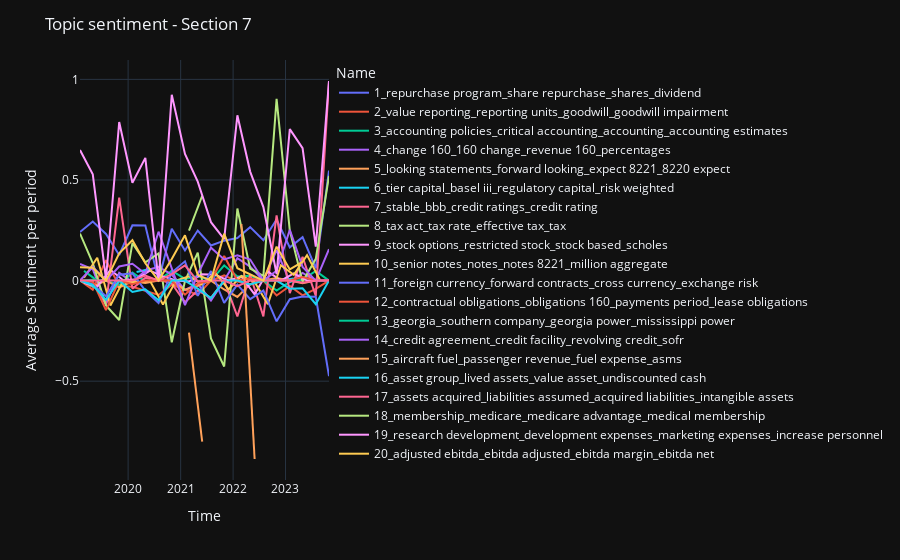

The code cell stored with this chart in its notebook:
### Markdown cell above
We see the medians and the mean sentiment. Let's plot the mean in the graph. For ease of visualization, let's exclude the outliers which are represented by the topic -1, and include only the top 20, since in bertopic the numbers correspond to the ranking in frequency.

### Code cell
import plotly.express as px

sentiment_to_plot = sentiment_df['Section7'].loc[sentiment_df['Section7'].Topic.isin(range(1, 21)),:]
fig = px.line(data_frame=sentiment_to_plot, x='Timestamp', y='mean', color='Name')
fig.update_layout(
    title=f'Topic sentiment - Section 7',
    xaxis_title='Time',
    yaxis_title='Average Sentiment per period'
)


fig.show()

### Figure 1 — Plotly figure (JSON) as saved in the notebook; plotly's stock layout.template omitted (floating-point values rounded to 4 significant figures)
{"data": [{"hovertemplate": "Name=1_repurchase program_share repurchase_shares_dividend<br>Timestamp=%{x}<br>mean=%{y}<extra></extra>", "legendgroup": "1_repurchase program_share repurchase_shares_dividend", "line": {"color": "#636efa", "dash": "solid"}, "marker": {"symbol": "circle"}, "mode": "lines", "name": "1_repurchase program_share repurchase_shares_dividend", "orientation": "v", "showlegend": true, "x": ["2019-01-31T00:00:00", "2019-04-30T00:00:00", "2019-07-31T00:00:00", "2019-10-31T00:00:00", "2020-01-31T00:00:00", "2020-04-30T00:00:00", "2020-07-31T00:00:00", "2020-10-31T00:00:00", "2021-01-31T00:00:00", "2021-04-30T00:00:00", "2021-07-31T00:00:00", "2021-10-31T00:00:00", "2022-01-31T00:00:00", "2022-04-30T00:00:00", "2022-07-31T00:00:00", "2022-10-31T00:00:00", "2023-01-31T00:00:00", "2023-04-30T00:00:00", "2023-07-31T00:00:00", "2023-10-31T00:00:00"], "xaxis": "x", "y": [0.2412, 0.2933, 0.2317, 0.1271, 0.2749, 0.2742, 0.0002821, 0.2571, 0.1497, 0.2486, 0.1744, 0.1983, 0.2116, 0.2655, 0.2008, 0.3033, 0.1651, 0.2156, 0.06109, 0.5467], "yaxis": "y", "type": "scatter"}, {"hovertemplate": "Name=2_value reporting_reporting units_goodwill_goodwill impairment<br>Timestamp=%{x}<br>mean=%{y}<extra></extra>", "legendgroup": "2_value reporting_reporting units_goodwill_goodwill impairment", "line": {"color": "#EF553B", "dash": "solid"}, "marker": {"symbol": "circle"}, "mode": "lines", "name": "2_value reporting_reporting units_goodwill_goodwill impairment", "orientation": "v", "showlegend": true, "x": ["2019-01-31T00:00:00", "2019-04-30T00:00:00", "2019-07-31T00:00:00", "2019-10-31T00:00:00", "2020-01-31T00:00:00", "2020-04-30T00:00:00", "2020-07-31T00:00:00", "2020-10-31T00:00:00", "2021-01-31T00:00:00", "2021-04-30T00:00:00", "2021-07-31T00:00:00", "2021-10-31T00:00:00", "2022-01-31T00:00:00", "2022-04-30T00:00:00", "2022-07-31T00:00:00", "2022-10-31T00:00:00", "2023-01-31T00:00:00", "2023-04-30T00:00:00", "2023-07-31T00:00:00", "2023-10-31T00:00:00"], "xaxis": "x", "y": [0.0, -0.04535, 0.1014, -0.02667, -0.03109, -0.05252, -0.07141, -0.02009, -0.04558, -0.07084, 0.0, 0.02543, -0.005223, -0.02081, 0.0, -0.07413, -0.0264, -0.07319, -0.04132, 0.0], "yaxis": "y", "type": "scatter"}, {"hovertemplate": "Name=3_accounting policies_critical accounting_accounting_accounting estimates<br>Timestamp=%{x}<br>mean=%{y}<extra></extra>", "legendgroup": "3_accounting policies_critical accounting_accounting_accounting estimates", "line": {"color": "#00cc96", "dash": "solid"}, "marker": {"symbol": "circle"}, "mode": "lines", "name": "3_accounting policies_critical accounting_accounting_accounting estimates", "orientation": "v", "showlegend": true, "x": ["2019-01-31T00:00:00", "2019-04-30T00:00:00", "2019-07-31T00:00:00", "2019-10-31T00:00:00", "2020-01-31T00:00:00", "2020-04-30T00:00:00", "2020-07-31T00:00:00", "2020-10-31T00:00:00", "2021-01-31T00:00:00", "2021-04-30T00:00:00", "2021-07-31T00:00:00", "2021-10-31T00:00:00", "2022-01-31T00:00:00", "2022-04-30T00:00:00", "2022-07-31T00:00:00", "2022-10-31T00:00:00", "2023-01-31T00:00:00", "2023-04-30T00:00:00", "2023-07-31T00:00:00", "2023-10-31T00:00:00"], "xaxis": "x", "y": [0.0, 0.003759, 0.0, -0.02315, 0.03936, -0.004359, 0.0, 0.04952, 0.008281, 0.02224, 0.0, 0.07533, 0.02034, 0.02364, 0.0, -0.0495, -0.006792, 0.00446, 0.04827, 0.0], "yaxis": "y", "type": "scatter"}, {"hovertemplate": "Name=4_change 160_160 change_revenue 160_percentages<br>Timestamp=%{x}<br>mean=%{y}<extra></extra>", "legendgroup": "4_change 160_160 change_revenue 160_percentages", "line": {"color": "#ab63fa", "dash": "solid"}, "marker": {"symbol": "circle"}, "mode": "lines", "name": "4_change 160_160 change_revenue 160_percentages", "orientation": "v", "showlegend": true, "x": ["2019-01-31T00:00:00", "2019-04-30T00:00:00", "2019-07-31T00:00:00", "2019-10-31T00:00:00", "2020-01-31T00:00:00", "2020-04-30T00:00:00", "2020-07-31T00:00:00", "2020-10-31T00:00:00", "2021-01-31T00:00:00", "2021-04-30T00:00:00", "2021-07-31T00:00:00", "2021-10-31T00:00:00", "2022-01-31T00:00:00", "2022-04-30T00:00:00", "2022-07-31T00:00:00", "2022-10-31T00:00:00", "2023-01-31T00:00:00", "2023-04-30T00:00:00", "2023-07-31T00:00:00", "2023-10-31T00:00:00"], "xaxis": "x", "y": [0.08298, 0.05645, -0.1165, 0.0385, -0.007057, 0.04896, 0.06854, 0.03004, -0.04685, -0.0159, -0.09902, 0.0, 0.1109, 0.06971, 0.0, 0.1516, -0.007353, 0.03818, 0.0, 0.1558], "yaxis": "y", "type": "scatter"}, {"hovertemplate": "Name=5_looking statements_forward looking_expect 8221_8220 expect<br>Timestamp=%{x}<br>mean=%{y}<extra></extra>", "legendgroup": "5_looking statements_forward looking_expect 8221_8220 expect", "line": {"color": "#FFA15A", "dash": "solid"}, "marker": {"symbol": "circle"}, "mode": "lines", "name": "5_looking statements_forward looking_expect 8221_8220 expect", "orientation": "v", "showlegend": true, "x": ["2019-01-31T00:00:00", "2019-04-30T00:00:00", "2019-07-31T00:00:00", "2019-10-31T00:00:00", "2020-01-31T00:00:00", "2020-04-30T00:00:00", "2020-07-31T00:00:00", "2020-10-31T00:00:00", "2021-01-31T00:00:00", "2021-04-30T00:00:00", "2021-07-31T00:00:00", "2021-10-31T00:00:00", "2022-01-31T00:00:00", "2022-04-30T00:00:00", "2022-07-31T00:00:00", "2022-10-31T00:00:00", "2023-01-31T00:00:00", "2023-04-30T00:00:00", "2023-07-31T00:00:00", "2023-10-31T00:00:00"], "xaxis": "x", "y": [0.0, -0.02961, 0.0, -0.03369, -0.003257, -0.01237, 0.0, 0.0, -0.04567, -0.02664, 0.0, -0.0442, -0.08126, -0.01722, 0.0, 0.01256, 0.0, -0.01295, 0.0, 0.0], "yaxis": "y", "type": "scatter"}, {"hovertemplate": "Name=6_tier capital_basel iii_regulatory capital_risk weighted<br>Timestamp=%{x}<br>mean=%{y}<extra></extra>", "legendgroup": "6_tier capital_basel iii_regulatory capital_risk weighted", "line": {"color": "#19d3f3", "dash": "solid"}, "marker": {"symbol": "circle"}, "mode": "lines", "name": "6_tier capital_basel iii_regulatory capital_risk weighted", "orientation": "v", "showlegend": true, "x": ["2019-02-28T00:00:00", "2019-05-31T00:00:00", "2019-08-31T00:00:00", "2019-11-30T00:00:00", "2020-02-29T00:00:00", "2020-05-31T00:00:00", "2020-08-31T00:00:00", "2020-11-30T00:00:00", "2021-02-28T00:00:00", "2021-05-31T00:00:00", "2021-08-31T00:00:00", "2021-11-30T00:00:00", "2022-02-28T00:00:00", "2022-05-31T00:00:00", "2022-08-31T00:00:00", "2022-11-30T00:00:00", "2023-02-28T00:00:00"], "xaxis": "x", "y": [-0.006603, -0.04014, null, null, 0.0424, 0.05753, null, null, 0.06509, null, null, null, 0.02695, null, null, 0.0, 0.01038], "yaxis": "y", "type": "scatter"}, {"hovertemplate": "Name=7_stable_bbb_credit ratings_credit rating<br>Timestamp=%{x}<br>mean=%{y}<extra></extra>", "legendgroup": "7_stable_bbb_credit ratings_credit rating", "line": {"color": "#FF6692", "dash": "solid"}, "marker": {"symbol": "circle"}, "mode": "lines", "name": "7_stable_bbb_credit ratings_credit rating", "orientation": "v", "showlegend": true, "x": ["2019-01-31T00:00:00", "2019-04-30T00:00:00", "2019-07-31T00:00:00", "2019-10-31T00:00:00", "2020-01-31T00:00:00", "2020-04-30T00:00:00", "2020-07-31T00:00:00", "2020-10-31T00:00:00", "2021-01-31T00:00:00", "2021-04-30T00:00:00", "2021-07-31T00:00:00", "2021-10-31T00:00:00", "2022-01-31T00:00:00", "2022-04-30T00:00:00", "2022-07-31T00:00:00", "2022-10-31T00:00:00", "2023-01-31T00:00:00", "2023-04-30T00:00:00", "2023-07-31T00:00:00", "2023-10-31T00:00:00"], "xaxis": "x", "y": [0.0, -0.006284, -0.1218, 0.4121, -0.04054, 0.01411, 0.004724, -0.0146, -0.1074, -0.04902, -0.08613, 0.0, -0.178, 0.02744, -0.1781, 0.3238, -0.06261, 0.1181, -0.07697, 0.9895], "yaxis": "y", "type": "scatter"}, {"hovertemplate": "Name=8_tax act_tax rate_effective tax_tax<br>Timestamp=%{x}<br>mean=%{y}<extra></extra>", "legendgroup": "8_tax act_tax rate_effective tax_tax", "line": {"color": "#B6E880", "dash": "solid"}, "marker": {"symbol": "circle"}, "mode": "lines", "name": "8_tax act_tax rate_effective tax_tax", "orientation": "v", "showlegend": true, "x": ["2019-01-31T00:00:00", "2019-04-30T00:00:00", "2019-07-31T00:00:00", "2019-10-31T00:00:00", "2020-01-31T00:00:00", "2020-04-30T00:00:00", "2020-07-31T00:00:00", "2020-10-31T00:00:00", "2021-01-31T00:00:00", "2021-04-30T00:00:00", "2021-07-31T00:00:00", "2021-10-31T00:00:00", "2022-01-31T00:00:00", "2022-04-30T00:00:00", "2022-07-31T00:00:00", "2022-10-31T00:00:00", "2023-01-31T00:00:00", "2023-04-30T00:00:00", "2023-07-31T00:00:00", "2023-10-31T00:00:00"], "xaxis": "x", "y": [0.2338, 0.08641, -0.1242, -0.1958, 0.1862, 0.09023, 0.1352, -0.3068, -0.002386, 0.139, -0.2873, -0.4272, 0.358, 0.05939, 0.02348, 0.9029, 0.2489, -0.005433, 0.1081, 0.5201], "yaxis": "y", "type": "scatter"}, {"hovertemplate": "Name=9_stock options_restricted stock_stock based_scholes<br>Timestamp=%{x}<br>mean=%{y}<extra></extra>", "legendgroup": "9_stock options_restricted stock_stock based_scholes", "line": {"color": "#FF97FF", "dash": "solid"}, "marker": {"symbol": "circle"}, "mode": "lines", "name": "9_stock options_restricted stock_stock based_scholes", "orientation": "v", "showlegend": true, "x": ["2019-02-28T00:00:00", "2019-05-31T00:00:00", "2019-08-31T00:00:00", "2019-11-30T00:00:00", "2020-02-29T00:00:00", "2020-05-31T00:00:00", "2020-08-31T00:00:00", "2020-11-30T00:00:00", "2021-02-28T00:00:00", "2021-05-31T00:00:00", "2021-08-31T00:00:00", "2021-11-30T00:00:00", "2022-02-28T00:00:00", "2022-05-31T00:00:00", "2022-08-31T00:00:00", "2022-11-30T00:00:00", "2023-02-28T00:00:00", "2023-05-31T00:00:00", "2023-08-31T00:00:00"], "xaxis": "x", "y": [-0.01047, -0.02946, 0.05351, 0.0, 0.006334, 0.04928, 0.02065, 0.0, -0.004789, 0.03099, 0.02871, 0.0, 0.01895, -0.06858, 0.04586, 0.0, 0.03581, 0.0, 0.0], "yaxis": "y", "type": "scatter"}, {"hovertemplate": "Name=10_senior notes_notes_notes 8221_million aggregate<br>Timestamp=%{x}<br>mean=%{y}<extra></extra>", "legendgroup": "10_senior notes_notes_notes 8221_million aggregate", "line": {"color": "#FECB52", "dash": "solid"}, "marker": {"symbol": "circle"}, "mode": "lines", "name": "10_senior notes_notes_notes 8221_million aggregate", "orientation": "v", "showlegend": true, "x": ["2019-02-28T00:00:00", "2019-05-31T00:00:00", "2019-08-31T00:00:00", "2019-11-30T00:00:00", "2020-02-29T00:00:00", "2020-05-31T00:00:00", "2020-08-31T00:00:00", "2020-11-30T00:00:00", "2021-02-28T00:00:00", "2021-05-31T00:00:00", "2021-08-31T00:00:00", "2021-11-30T00:00:00", "2022-02-28T00:00:00", "2022-05-31T00:00:00", "2022-08-31T00:00:00", "2022-11-30T00:00:00", "2023-02-28T00:00:00", "2023-05-31T00:00:00", "2023-08-31T00:00:00"], "xaxis": "x", "y": [0.01422, 0.1135, -0.1242, 0.0, -0.009735, 0.0, -0.1193, 0.0, 0.02119, -0.0183, 0.03787, -0.04394, 0.02284, -0.007235, -0.1173, 0.07595, 0.0286, 0.1266, 0.0], "yaxis": "y", "type": "scatter"}, {"hovertemplate": "Name=11_foreign currency_forward contracts_cross currency_exchange risk<br>Timestamp=%{x}<br>mean=%{y}<extra></extra>", "legendgroup": "11_foreign currency_forward contracts_cross currency_exchange risk", "line": {"color": "#636efa", "dash": "solid"}, "marker": {"symbol": "circle"}, "mode": "lines", "name": "11_foreign currency_forward contracts_cross currency_exchange risk", "orientation": "v", "showlegend": true, "x": ["2019-01-31T00:00:00", "2019-04-30T00:00:00", "2019-07-31T00:00:00", "2019-10-31T00:00:00", "2020-01-31T00:00:00", "2020-04-30T00:00:00", "2020-07-31T00:00:00", "2020-10-31T00:00:00", "2021-01-31T00:00:00", "2021-04-30T00:00:00", "2021-07-31T00:00:00", "2021-10-31T00:00:00", "2022-01-31T00:00:00", "2022-04-30T00:00:00", "2022-07-31T00:00:00", "2022-10-31T00:00:00", "2023-01-31T00:00:00", "2023-04-30T00:00:00", "2023-07-31T00:00:00", "2023-10-31T00:00:00"], "xaxis": "x", "y": [0.0, -0.01863, -0.07763, 0.02907, 0.03583, -0.05025, -0.112, 0.0399, 0.09552, -0.07592, 0.04749, -0.1106, -0.0206, -0.09264, -0.04982, -0.2026, -0.09263, -0.07913, -0.08036, -0.4753], "yaxis": "y", "type": "scatter"}, {"hovertemplate": "Name=12_contractual obligations_obligations 160_payments period_lease obligations<br>Timestamp=%{x}<br>mean=%{y}<extra></extra>", "legendgroup": "12_contractual obligations_obligations 160_payments period_lease obligations", "line": {"color": "#EF553B", "dash": "solid"}, "marker": {"symbol": "circle"}, "mode": "lines", "name": "12_contractual obligations_obligations 160_payments period_lease obligations", "orientation": "v", "showlegend": true, "x": ["2019-01-31T00:00:00", "2019-04-30T00:00:00", "2019-07-31T00:00:00", "2019-10-31T00:00:00", "2020-01-31T00:00:00", "2020-04-30T00:00:00", "2020-07-31T00:00:00", "2020-10-31T00:00:00", "2021-01-31T00:00:00", "2021-04-30T00:00:00", "2021-07-31T00:00:00", "2021-10-31T00:00:00", "2022-01-31T00:00:00", "2022-04-30T00:00:00", "2022-07-31T00:00:00", "2022-10-31T00:00:00", "2023-01-31T00:00:00", "2023-04-30T00:00:00", "2023-07-31T00:00:00", "2023-10-31T00:00:00"], "xaxis": "x", "y": [0.0, -0.004498, -0.147, 0.0, -0.01827, 0.0001266, 0.0, 0.0, -0.07003, -0.01416, 0.0, 0.1225, 0.0, 0.009679, 0.0, 0.0, 0.0, 0.01772, 0.0, 0.0], "yaxis": "y", "type": "scatter"}, {"hovertemplate": "Name=13_georgia_southern company_georgia power_mississippi power<br>Timestamp=%{x}<br>mean=%{y}<extra></extra>", "legendgroup": "13_georgia_southern company_georgia power_mississippi power", "line": {"color": "#00cc96", "dash": "solid"}, "marker": {"symbol": "circle"}, "mode": "lines", "name": "13_georgia_southern company_georgia power_mississippi power", "orientation": "v", "showlegend": true, "x": ["2019-02-28T00:00:00", "2019-05-31T00:00:00", "2019-08-31T00:00:00", "2019-11-30T00:00:00", "2020-02-29T00:00:00", "2020-05-31T00:00:00", "2020-08-31T00:00:00", "2020-11-30T00:00:00", "2021-02-28T00:00:00"], "xaxis": "x", "y": [0.048, 0.0, null, null, 0.0, null, null, null, 0.0], "yaxis": "y", "type": "scatter"}, {"hovertemplate": "Name=14_credit agreement_credit facility_revolving credit_sofr<br>Timestamp=%{x}<br>mean=%{y}<extra></extra>", "legendgroup": "14_credit agreement_credit facility_revolving credit_sofr", "line": {"color": "#ab63fa", "dash": "solid"}, "marker": {"symbol": "circle"}, "mode": "lines", "name": "14_credit agreement_credit facility_revolving credit_sofr", "orientation": "v", "showlegend": true, "x": ["2019-01-31T00:00:00", "2019-04-30T00:00:00", "2019-07-31T00:00:00", "2019-10-31T00:00:00", "2020-01-31T00:00:00", "2020-04-30T00:00:00", "2020-07-31T00:00:00", "2020-10-31T00:00:00", "2021-01-31T00:00:00", "2021-04-30T00:00:00", "2021-07-31T00:00:00", "2021-10-31T00:00:00", "2022-01-31T00:00:00", "2022-04-30T00:00:00", "2022-07-31T00:00:00", "2022-10-31T00:00:00", "2023-01-31T00:00:00", "2023-04-30T00:00:00", "2023-07-31T00:00:00", "2023-10-31T00:00:00"], "xaxis": "x", "y": [0.0, 0.06732, 0.0, 0.06982, 0.08379, 0.03424, 0.243, 0.05606, -0.1222, 0.03136, 0.1635, 0.1051, 0.1252, 0.1044, 0.0, 0.04901, 0.2517, 0.06794, 0.0, 0.0], "yaxis": "y", "type": "scatter"}, {"hovertemplate": "Name=15_aircraft fuel_passenger revenue_fuel expense_asms<br>Timestamp=%{x}<br>mean=%{y}<extra></extra>", "legendgroup": "15_aircraft fuel_passenger revenue_fuel expense_asms", "line": {"color": "#FFA15A", "dash": "solid"}, "marker": {"symbol": "circle"}, "mode": "lines", "name": "15_aircraft fuel_passenger revenue_fuel expense_asms", "orientation": "v", "showlegend": true, "x": ["2019-02-28T00:00:00", "2019-05-31T00:00:00", "2019-08-31T00:00:00", "2019-11-30T00:00:00", "2020-02-29T00:00:00", "2020-05-31T00:00:00", "2020-08-31T00:00:00", "2020-11-30T00:00:00", "2021-02-28T00:00:00", "2021-05-31T00:00:00", "2021-08-31T00:00:00", "2021-11-30T00:00:00", "2022-02-28T00:00:00", "2022-05-31T00:00:00", "2022-08-31T00:00:00", "2022-11-30T00:00:00", "2023-02-28T00:00:00"], "xaxis": "x", "y": [0.31, null, null, null, 0.1919, null, null, null, -0.259, -0.8003, null, null, 0.2803, -0.8869, null, null, 0.3963], "yaxis": "y", "type": "scatter"}, {"hovertemplate": "Name=16_asset group_lived assets_value asset_undiscounted cash<br>Timestamp=%{x}<br>mean=%{y}<extra></extra>", "legendgroup": "16_asset group_lived assets_value asset_undiscounted cash", "line": {"color": "#19d3f3", "dash": "solid"}, "marker": {"symbol": "circle"}, "mode": "lines", "name": "16_asset group_lived assets_value asset_undiscounted cash", "orientation": "v", "showlegend": true, "x": ["2019-01-31T00:00:00", "2019-04-30T00:00:00", "2019-07-31T00:00:00", "2019-10-31T00:00:00", "2020-01-31T00:00:00", "2020-04-30T00:00:00", "2020-07-31T00:00:00", "2020-10-31T00:00:00", "2021-01-31T00:00:00", "2021-04-30T00:00:00", "2021-07-31T00:00:00", "2021-10-31T00:00:00", "2022-01-31T00:00:00", "2022-04-30T00:00:00", "2022-07-31T00:00:00", "2022-10-31T00:00:00", "2023-01-31T00:00:00", "2023-04-30T00:00:00", "2023-07-31T00:00:00", "2023-10-31T00:00:00"], "xaxis": "x", "y": [0.0, -0.0219, -0.09642, 0.0, -0.05694, -0.04359, -0.09761, 0.0, 0.0, -0.04034, -0.08693, 0.0, 0.0, -0.01927, 0.0, 0.0, -0.04047, -0.03855, -0.1177, 0.0], "yaxis": "y", "type": "scatter"}, {"hovertemplate": "Name=17_assets acquired_liabilities assumed_acquired liabilities_intangible assets<br>Timestamp=%{x}<br>mean=%{y}<extra></extra>", "legendgroup": "17_assets acquired_liabilities assumed_acquired liabilities_intangible assets", "line": {"color": "#FF6692", "dash": "solid"}, "marker": {"symbol": "circle"}, "mode": "lines", "name": "17_assets acquired_liabilities assumed_acquired liabilities_intangible assets", "orientation": "v", "showlegend": true, "x": ["2019-01-31T00:00:00", "2019-04-30T00:00:00", "2019-07-31T00:00:00", "2019-10-31T00:00:00", "2020-01-31T00:00:00", "2020-04-30T00:00:00", "2020-07-31T00:00:00", "2020-10-31T00:00:00", "2021-01-31T00:00:00", "2021-04-30T00:00:00", "2021-07-31T00:00:00", "2021-10-31T00:00:00", "2022-01-31T00:00:00", "2022-04-30T00:00:00", "2022-07-31T00:00:00", "2022-10-31T00:00:00", "2023-01-31T00:00:00", "2023-04-30T00:00:00", "2023-07-31T00:00:00", "2023-10-31T00:00:00"], "xaxis": "x", "y": [0.0, -0.001664, 0.0, 0.0, 0.0, 0.0249, 0.0, 0.03171, 0.07547, -0.003839, 0.0, 0.0, -0.02769, 0.0, 0.0, 0.0, 0.0, -0.0102, 0.0, 0.0], "yaxis": "y", "type": "scatter"}, {"hovertemplate": "Name=18_membership_medicare_medicare advantage_medical membership<br>Timestamp=%{x}<br>mean=%{y}<extra></extra>", "legendgroup": "18_membership_medicare_medicare advantage_medical membership", "line": {"color": "#B6E880", "dash": "solid"}, "marker": {"symbol": "circle"}, "mode": "lines", "name": "18_membership_medicare_medicare advantage_medical membership", "orientation": "v", "showlegend": true, "x": ["2019-02-28T00:00:00", "2019-05-31T00:00:00", "2019-08-31T00:00:00", "2019-11-30T00:00:00", "2020-02-29T00:00:00", "2020-05-31T00:00:00", "2020-08-31T00:00:00", "2020-11-30T00:00:00", "2021-02-28T00:00:00", "2021-05-31T00:00:00", "2021-08-31T00:00:00", "2021-11-30T00:00:00", "2022-02-28T00:00:00", "2022-05-31T00:00:00", "2022-08-31T00:00:00", "2022-11-30T00:00:00", "2023-02-28T00:00:00", "2023-05-31T00:00:00", "2023-08-31T00:00:00"], "xaxis": "x", "y": [0.1231, null, null, null, 0.296, null, null, null, 0.2482, 0.4216, null, null, 0.1833, null, null, null, 0.1995, null, 0.0], "yaxis": "y", "type": "scatter"}, {"hovertemplate": "Name=19_research development_development expenses_marketing expenses_increase personnel<br>Timestamp=%{x}<br>mean=%{y}<extra></extra>", "legendgroup": "19_research development_development expenses_marketing expenses_increase personnel", "line": {"color": "#FF97FF", "dash": "solid"}, "marker": {"symbol": "circle"}, "mode": "lines", "name": "19_research development_development expenses_marketing expenses_increase personnel", "orientation": "v", "showlegend": true, "x": ["2019-01-31T00:00:00", "2019-04-30T00:00:00", "2019-07-31T00:00:00", "2019-10-31T00:00:00", "2020-01-31T00:00:00", "2020-04-30T00:00:00", "2020-07-31T00:00:00", "2020-10-31T00:00:00", "2021-01-31T00:00:00", "2021-04-30T00:00:00", "2021-07-31T00:00:00", "2021-10-31T00:00:00", "2022-01-31T00:00:00", "2022-04-30T00:00:00", "2022-07-31T00:00:00", "2022-10-31T00:00:00", "2023-01-31T00:00:00", "2023-04-30T00:00:00", "2023-07-31T00:00:00", "2023-10-31T00:00:00"], "xaxis": "x", "y": [0.6489, 0.5283, 0.008139, 0.7882, 0.4866, 0.6099, -0.002863, 0.9234, 0.6291, 0.4918, 0.2904, 0.2062, 0.8215, 0.5417, 0.3653, 0.03237, 0.7529, 0.6586, 0.1684, 0.992], "yaxis": "y", "type": "scatter"}, {"hovertemplate": "Name=20_adjusted ebitda_ebitda adjusted_ebitda margin_ebitda net<br>Timestamp=%{x}<br>mean=%{y}<extra></extra>", "legendgroup": "20_adjusted ebitda_ebitda adjusted_ebitda margin_ebitda net", "line": {"color": "#FECB52", "dash": "solid"}, "marker": {"symbol": "circle"}, "mode": "lines", "name": "20_adjusted ebitda_ebitda adjusted_ebitda margin_ebitda net", "orientation": "v", "showlegend": true, "x": ["2019-01-31T00:00:00", "2019-04-30T00:00:00", "2019-07-31T00:00:00", "2019-10-31T00:00:00", "2020-01-31T00:00:00", "2020-04-30T00:00:00", "2020-07-31T00:00:00", "2020-10-31T00:00:00", "2021-01-31T00:00:00", "2021-04-30T00:00:00", "2021-07-31T00:00:00", "2021-10-31T00:00:00", "2022-01-31T00:00:00", "2022-04-30T00:00:00", "2022-07-31T00:00:00", "2022-10-31T00:00:00", "2023-01-31T00:00:00", "2023-04-30T00:00:00", "2023-07-31T00:00:00", "2023-10-31T00:00:00"], "xaxis": "x", "y": [0.06639, 0.06333, 0.0, 0.1358, 0.2005, 0.08592, 0.0, 0.1074, 0.2248, 0.02856, 0.0, 0.2331, 0.0614, 0.02992, 0.0, 0.1685, 0.05538, 0.09309, null, 0.0], "yaxis": "y", "type": "scatter"}], "layout": {"xaxis": {"anchor": "y", "domain": [0.0, 1.0], "title": {"text": "Time"}}, "yaxis": {"anchor": "x", "domain": [0.0, 1.0], "title": {"text": "Average Sentiment per period"}}, "legend": {"title": {"text": "Name"}, "tracegroupgap": 0}, "margin": {"t": 60}, "title": {"text": "Topic sentiment - Section 7"}}}
